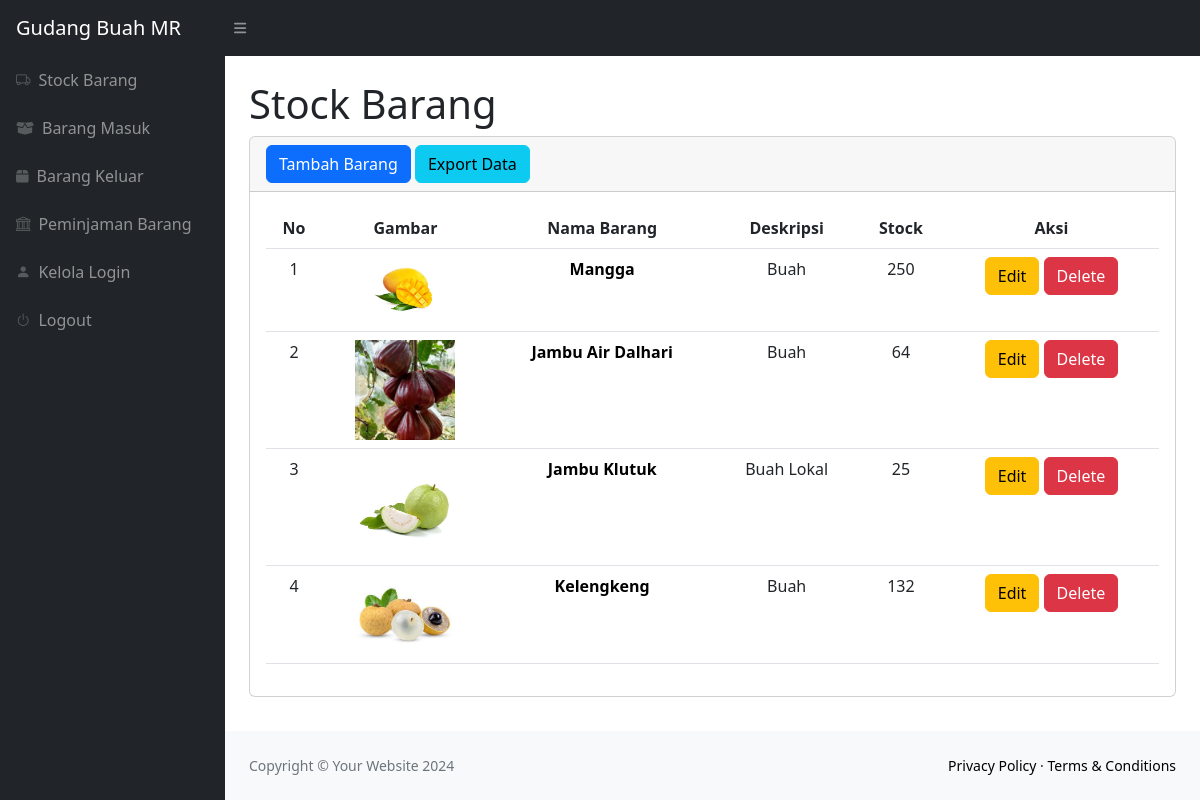
The page /index.php (signed in) on the database its author committed.
### tables this page shows
CREATE TABLE `stock` (
  `idbarang` int(11) NOT NULL,
  `namabarang` varchar(255) NOT NULL,
  `deskripsi` varchar(255) NOT NULL,
  `stock` int(11) NOT NULL,
  `image` varchar(255) DEFAULT NULL
);

### index.php (the view, shortened to what this page needs)
<?php
require 'function.php';
?>
<!DOCTYPE html>
<html lang="en">
<head>
    <link rel="stylesheet" href="https://cdn.datatables.net/2.1.8/css/dataTables.dataTables.css" />
    <link href="css/styles.css" rel="stylesheet" />
    <link rel="stylesheet" href="https://cdn.jsdelivr.net/npm/bootstrap-icons@1.11.3/font/bootstrap-icons.min.css">
</head>
<body class="sb-nav-fixed">
    <nav class="sb-topnav navbar navbar-expand navbar-dark bg-dark">
        <a class="navbar-brand ps-3" href="index.php">Gudang Buah MR</a>
        <button class="btn btn-link btn-sm order-1 order-lg-0 me-4 me-lg-0" id="sidebarToggle"><i class="fas fa-bars"></i></button>
    </nav>
    <div id="layoutSidenav">
        <div id="layoutSidenav_nav">
            <nav class="sb-sidenav accordion sb-sidenav-dark " id="sidenavAccordion">
                <div class="sb-sidenav-menu">
                    <div class="nav">
                        <a class="nav-link" href="index.php">
                            <div class="sb-nav-link-icon"><i class="bi bi-truck"></i></div>
                            Stock Barang
                        </a>
                        <a class="nav-link" href="masuk.php">
                            <div class="sb-nav-link-icon"><i class="fas fa-box-open"></i></div>
                            Barang Masuk
                        </a>
                        <a class="nav-link" href="keluar.php">
                            <div class="sb-nav-link-icon"><i class="fas fa-box"></i></div>
                            Barang Keluar
                        </a>
                        <a class="nav-link" href="peminjaman.php">
                            <div class="sb-nav-link-icon"><i class="bi bi-bank"></i></div>
                            Peminjaman Barang
                        </a>
                        <a class="nav-link" href="admin.php">
                            <div class="sb-nav-link-icon"><i class="bi bi-person-fill"></i></div>
                            Kelola Login
                        </a>
                        <a class="nav-link" href="logout.php">
                            <div class="sb-nav-link-icon"><i class="bi bi-power"></i></div>
                            Logout
                        </a>
                    </div>
                </div>
            </nav>
        </div>
        <div id="layoutSidenav_content">
            <main>
                <div class="container-fluid px-4">
                    <h1 class="mt-4">Stock Barang</h1>
                    <div class="card mb-4">
                        <div class="card-header">
                            <button type="button" class="btn btn-primary" data-bs-toggle="modal" data-bs-target="#myModal">
                                Tambah Barang
                            </button>
                            <a href="export.php" class="btn btn-info">Export Data</a>
                        </div>
                        <div class="card-body">
                            <table class="table" id="datatablesSimple">
                                <thead>
                                    <tr>
                                        <th class="text-center">No</th>
                                        <th class="text-center">Gambar</th>
                                        <th class="text-center">Nama Barang</th>
                                        <th class="text-center">Deskripsi</th>
                                        <th class="text-center">Stock</th>
                                        <th class="text-center">Aksi</th>
                                    </tr>
                                </thead>
                                <tbody>
                                    <?php
                                    $ambilsemuadatastock = mysqli_query($conn, "SELECT * FROM stock");
                                    $i = 1;
                                    while ($data = mysqli_fetch_array($ambilsemuadatastock)) {
                                        $namabarang = $data['namabarang'];
                                        $deskripsi = $data['deskripsi'];
                                        $stock = $data['stock'];
                                        $idb = $data['idbarang'];
                                        $gambar = $data['image'];
                                        if($gambar==null){
                                            $img = 'No Photo';
                                        }else{
                                            $img = '<img src="images/'.$gambar.'" class="zoomable">';
                                        }
                                    ?>
                                    <tr>
                                        <td class="text-center"><?= $i++; ?></td>
                                        <td class="text-center"><?= $img; ?></td>
                                        <td class="text-center"><strong><a href="detail.php?id=<?=$idb;?>"><?= $namabarang; ?></a></strong></td>
                                        <td class="text-center"><?= $deskripsi; ?></td>
                                        <td class="text-center"><?= $stock; ?></td>
                                        <td class="text-center">
                                            <button type="button" class="btn btn-warning" data-bs-toggle="modal" data-bs-target="#editModal<?= $idb; ?>">
                                                Edit
                                            </button>
                                            <button type="button" class="btn btn-danger" data-bs-toggle="modal" data-bs-target="#deleteModal<?= $idb; ?>">
                                                Delete
                                            </button>
                                        </td>
                                    </tr>
                                    <?php } ?>
                                </tbody>
                            </table>
                        </div>
                    </div>
                </div>
            </main>
            <footer class="py-4 bg-light mt-auto">
                <div class="container-fluid px-4">
                    <div class="d-flex align-items-center justify-content-between small">
                        <div class="text-muted">Copyright &copy; Your Website 2024</div>
                        <div>
                            <a href="#">Privacy Policy</a>
                            &middot;
                            <a href="#">Terms &amp; Conditions</a>
                        </div>
                    </div>
                </div>
            </footer>
        </div>
    </div>
</body>
</html>

### index.php (style rules this page uses)
.zoomable { width: 100px; }
a { text-decoration: 0; color:black; }

### rows shown on the page
stock: image (picture), namabarang "Mangga", deskripsi "Buah", stock "250"
stock: image (picture), namabarang "Jambu Air Dalhari", deskripsi "Buah", stock "64"
stock: image (picture), namabarang "Jambu Klutuk", deskripsi "Buah Lokal", stock "25"
stock: image (picture), namabarang "Kelengkeng", deskripsi "Buah", stock "132"
